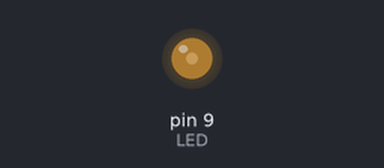
Bench run of a sketch on a simulated Arduino Uno, built with avr-gcc and run on an emulated ATmega328P. Parts: output pins drawn as LEDs (lit = HIGH). Random numbers use the default seed unless the sketch sets one.

Above: at 0.33 s.
At 21.31 s:
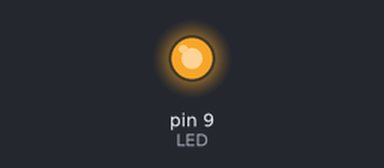
At 39.07 s:
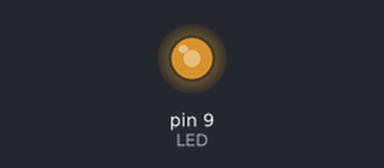
Timing chart, 0 to 40.0 s (numbered marks = the images above):
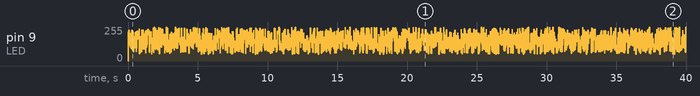

The sketch:

CandleFlame.ino
```cpp
/*
 * Tratto dal libro 'Progettare con Arduino'
 * di Paolo Aliverti
 */

#define LED 9

unsigned long t1, dt;
int dly = 10;
int brightness;

void setup() {
  pinMode(LED, OUTPUT);
  randomSeed(analogRead(A0));
  t1 = millis();
}

void loop() {
  dt = millis() - t1;
  if (dt > dly) {
    dly = random(1, 30);
    t1 = millis();
    brightness = random(50,255);
    analogWrite(LED, brightness);
  }
}
```
